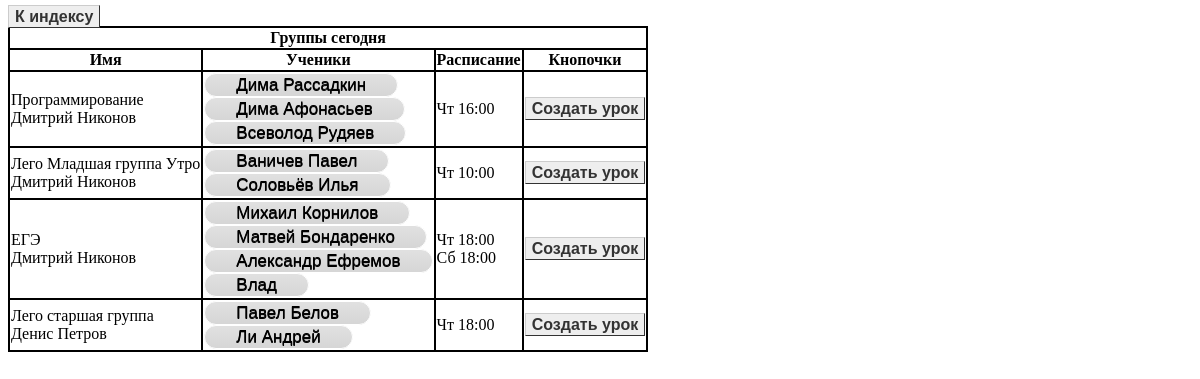
Screenshot of /CRM/dashboard with the database file from the repository.
### CRM/models.py (models this page shows, shortened)
class Teacher(models.Model):
    name = models.CharField(max_length=200)
    dept = models.FloatField(default=0)
    def __str__(self):
        return f"{self.name}"

class Group(models.Model):
    name = models.CharField(max_length=200)
    clients = models.ManyToManyField(Client)
    schedule = models.CharField(max_length=200)
    teacher = models.ForeignKey(Teacher,on_delete=models.PROTECT,default=getDefaultTeacher)

class Client(models.Model):
    name = models.CharField(max_length=200)
    money = models.FloatField(default=0)
    active = models.BooleanField(default=True)

### CRM/views.py (the view)
# urls.py: path('CRM/dashboard',views.CRM_dashboard,name = 'dashboard'),
def CRM_dashboard(request):
    groups = Group.objects.all()
    groups = [g for g in groups if checkTime(g.schedule)]
    active_groups = [{
        'pk':g.pk,
        'teacher':g.teacher,
        'name':g.name,
        'clients':g.clients.all,
        'schedule':convertSchedule(g.schedule)
    } for g in groups]
    template = loader.get_template('crm/simpleDashboard.html')
    context = {
        'groups' : active_groups,
    }
    return HttpResponse(template.render(context, request))

### CRM/views.py (called while the page is built)
def convertSchedule(schedule:str)->list:
    schedule = json.loads(schedule.replace("\'", "\""))
    r = []
    for day,time in schedule.items():
        r.append(DAYS[int(day)]+" "+time)
    return r

def checkTime(schedule)->str:
    schedule = json.loads(schedule.replace("\'", "\""))
    today = str(datetime.today().weekday())
    if today in schedule:
        return schedule[today]
    else:
        return False

### CRM/templates/crm/simpleDashboard.html (shortened to what this page needs)
<!DOCTYPE html>
<html>
    <head>
        {% load static %}
        <link rel="stylesheet" type="text/css" href="{% static 'crm/simpleStyle.css' %}">
    </head>
    <body>
        <a class = "button" href = {%url 'index' %}>К индексу</a>
        <table>
            <tr>
                <th colspan = "4">Группы сегодня</th>
            </tr>
            <tr>
                <th>Имя</th>
                <th>Ученики</th>
                <th>Расписание</th>
                <th>Кнопочки</th>
            </tr>
            {%for group in groups%}
            <tr>
                <td>{{group.name}}<br>{{group.teacher}}</td>
                <td>
                    {%for s in group.clients.all%}
                        <a class = "clientTag" href = {% url 'client_card' s.pk %}>{{s.name}}<a><br>
                    {%endfor%}
                </td>
                <td>
                    {% for s in group.schedule %}
                        {{s}}<br>
                    {%endfor%}
                </td>
                <td>
                    <a class = "button" href = {%url 'addLessonFromGroup' group.pk %}>Создать урок</a>
                </td>
            </tr>
            {%endfor%}
        </table>
    </body>
</html>

### CRM/static/crm/simpleStyle.css (style rules this page uses)
table { border-collapse: collapse; }
table td { border: 2px solid black; }
table th { border: 2px solid black; }
.button { font: bold 16px Arial; text-decoration: none; background-color: #EEEEEE; color: #333333; padding: 2px 6px 2px 6px; border-top: 1px solid #CCCCCC; border-right: 1px solid #333333; border-bottom: 1px solid #333333; border-left: 1px solid #CCCCCC; max-height: 50px; }
.clientTag { background:linear-gradient(to bottom, #e0e0e0 5%, #d6d6d6 100%); background-color:#e0e0e0; border-radius:28px; border:1px solid #ffffff; display:inline-block; cursor:pointer; color:#000000; font-family:Arial; font-size:17px; padding:1px 31px; text-decoration:none; text-shadow:0px 1px 0px #000000; }

### rows the page displays
Teacher: name "Программирование", teacher "Дмитрий Никонов", schedule "Чт 16:00" "Чт 10:00" "Чт 18:00" "Сб 18:00", name "Лего Младшая группа Утро", name "ЕГЭ"
Client: name "Дима Рассадкин"
Client: name "Дима Афонасьев"
Client: name "Всеволод Рудяев"
Client: name "Ваничев Павел"
Client: name "Соловьёв Илья"
Client: name "Михаил Корнилов"
Client: name "Матвей Бондаренко"
Client: name "Александр Ефремов"
Client: name "Влад"
Teacher: name "Лего старшая группа", teacher "Денис Петров", schedule "Чт 18:00"
Client: name "Павел Белов"
Client: name "Ли Андрей"
